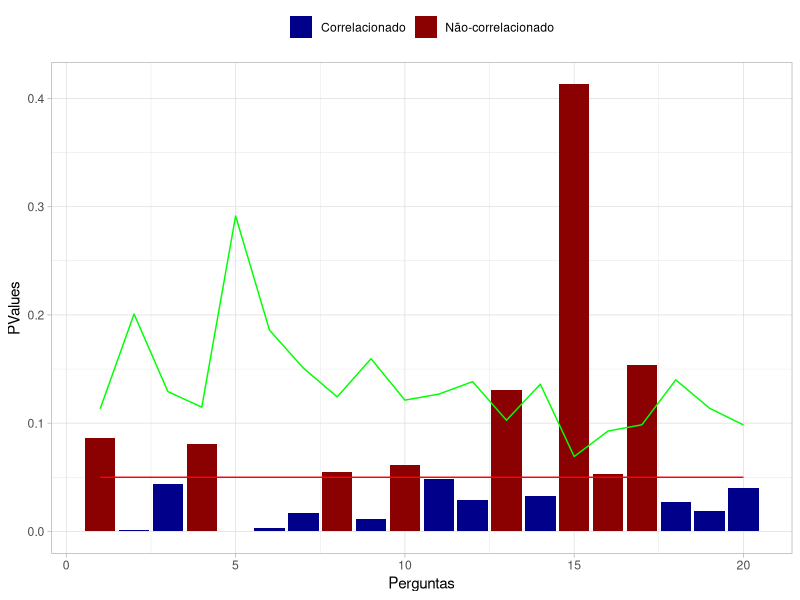

The R source for this figure:

library(readxl)
library(ggplot2)

Refugees <- read.csv("database/Dataset.csv")
Refugees_categorical <- Refugees[,2:25]
Refugees_categorical$OECD <- Refugees$OECD

pvalues = array()
its = array()
for (i in 4:23){
  table_cont <- table(Refugees_categorical$Income, Refugees_categorical[,i])
  qui2 <- chisq.test(table_cont)
  pvalues[i-3] <- qui2$p.value
  its[i-3] <- qui2$statistic/nrow(Refugees_categorical)
}

pvalues_plot <- cbind(array(1:20), pvalues)
pval_threshold <- 0.05
pval_threshold_line <- array(pval_threshold, dim=20)

color_bars <- pvalues > pval_threshold
color_bars[color_bars == TRUE] = 'darkblue'
color_bars[color_bars == FALSE] = 'darkred'
correlation <- pvalues > pval_threshold
correlation[correlation == TRUE] = 'Não-correlacionado'
correlation[correlation == FALSE] = 'Correlacionado'

df <- data.frame(
  Perguntas=pvalues_plot[,1],
  PValues=pvalues_plot[,2],
  Correlação=correlation,
  inertia=its,
  pval_threshold_line=pval_threshold_line)

ggplot(df, aes(Perguntas)) + 
  geom_bar(aes(y=PValues, fill=Correlação), stat="identity") + 
  geom_line(aes(y=inertia), colour="green") +
  geom_line(aes(y=pval_threshold_line), colour="red") +
  theme_light() +
  theme(legend.box="horizontal",legend.key=element_blank(), 
        legend.title=element_blank(),legend.position="top") +
  scale_fill_manual(values=c("Não-correlacionado" = "darkred", "Correlacionado" = "darkblue"))

